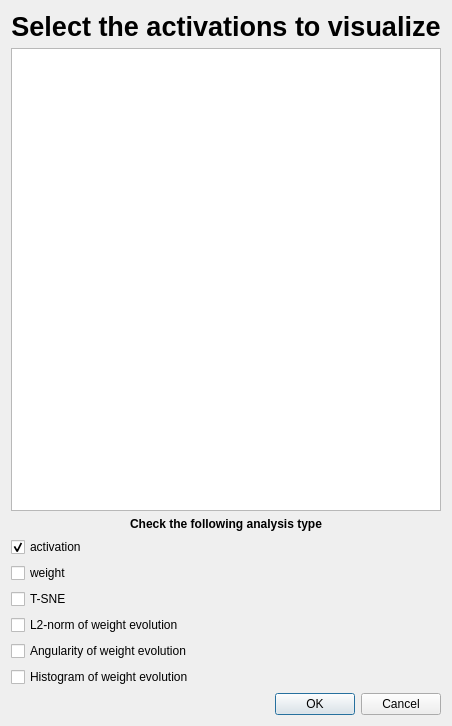
<?xml version="1.0" encoding="UTF-8"?>
<ui version="4.0">
 <class>nodes_list</class>
 <widget class="QDialog" name="nodes_list">
  <property name="geometry">
   <rect>
    <x>0</x>
    <y>0</y>
    <width>347</width>
    <height>726</height>
   </rect>
  </property>
  <property name="windowTitle">
   <string>Dialog</string>
  </property>
  <layout class="QGridLayout" name="gridLayout">
   <item row="0" column="0">
    <layout class="QVBoxLayout" name="verticalLayout">
     <item>
      <widget class="QLabel" name="label">
       <property name="font">
        <font>
         <pointsize>20</pointsize>
         <weight>75</weight>
         <bold>true</bold>
        </font>
       </property>
       <property name="text">
        <string>Select the activations to visualize</string>
       </property>
       <property name="alignment">
        <set>Qt::AlignCenter</set>
       </property>
      </widget>
     </item>
     <item>
      <widget class="QListWidget" name="listWidget"/>
     </item>
     <item>
      <widget class="QLabel" name="label_2">
       <property name="font">
        <font>
         <weight>75</weight>
         <bold>true</bold>
        </font>
       </property>
       <property name="text">
        <string>Check the following analysis type</string>
       </property>
       <property name="alignment">
        <set>Qt::AlignCenter</set>
       </property>
      </widget>
     </item>
     <item>
      <widget class="QCheckBox" name="act">
       <property name="text">
        <string>activation</string>
       </property>
       <property name="checked">
        <bool>true</bool>
       </property>
      </widget>
     </item>
     <item>
      <widget class="QCheckBox" name="wt">
       <property name="text">
        <string>weight</string>
       </property>
      </widget>
     </item>
     <item>
      <widget class="QCheckBox" name="tsne">
       <property name="text">
        <string>T-SNE</string>
       </property>
      </widget>
     </item>
     <item>
      <widget class="QCheckBox" name="l2norm">
       <property name="text">
        <string>L2-norm of weight evolution</string>
       </property>
      </widget>
     </item>
     <item>
      <widget class="QCheckBox" name="ang">
       <property name="text">
        <string>Angularity of weight evolution</string>
       </property>
      </widget>
     </item>
     <item>
      <widget class="QCheckBox" name="hist">
       <property name="text">
        <string>Histogram of weight evolution</string>
       </property>
      </widget>
     </item>
     <item>
      <widget class="QDialogButtonBox" name="buttonBox">
       <property name="orientation">
        <enum>Qt::Horizontal</enum>
       </property>
       <property name="standardButtons">
        <set>QDialogButtonBox::Cancel|QDialogButtonBox::Ok</set>
       </property>
      </widget>
     </item>
    </layout>
   </item>
  </layout>
 </widget>
 <resources/>
 <connections>
  <connection>
   <sender>buttonBox</sender>
   <signal>accepted()</signal>
   <receiver>nodes_list</receiver>
   <slot>accept()</slot>
   <hints>
    <hint type="sourcelabel">
     <x>248</x>
     <y>254</y>
    </hint>
    <hint type="destinationlabel">
     <x>157</x>
     <y>274</y>
    </hint>
   </hints>
  </connection>
  <connection>
   <sender>buttonBox</sender>
   <signal>rejected()</signal>
   <receiver>nodes_list</receiver>
   <slot>reject()</slot>
   <hints>
    <hint type="sourcelabel">
     <x>316</x>
     <y>260</y>
    </hint>
    <hint type="destinationlabel">
     <x>286</x>
     <y>274</y>
    </hint>
   </hints>
  </connection>
 </connections>
</ui>
